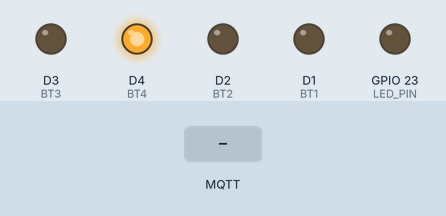
A sketch run on a simulated ESP8266 (NodeMCU). On the bench: output pins drawn as LEDs (lit = HIGH). Inputs (shaded band) come from the test bench. WiFi joins after 1.5 s; servers stay silent unless stated; no MQTT or app messages arrive unless stated; what the sketch prints to the serial monitor is not drawn.

Above: at 2.7 s.
2.8 s: MQTT message "1" arrives on the first subscribed topic
At 3.9 s:
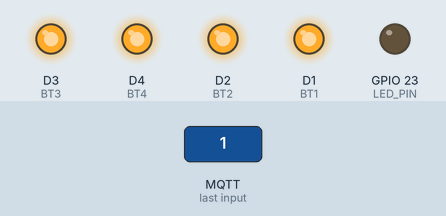
4.3 s: MQTT message "0" arrives on the first subscribed topic
At 5.0 s:
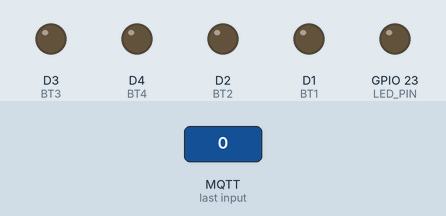
Timing chart, 0 to 7.3 s (numbered marks = the images above; inputs shaded):
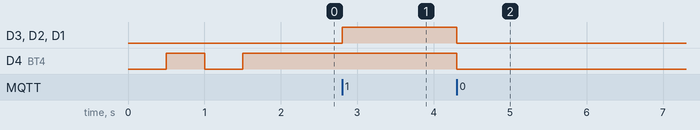

The sketch:

on-off1.ino.ino
```cpp
#include <BlynkSimpleEsp8266.h>
#include <ESP8266WiFi.h>
#define BLYNK_PRINT Serial

#include <PubSubClient.h>

//Config ขา Output
#define BT1 D1 //คือต่อรีเลย์ขา D1 กำหนดเป็นชื่อ BT1
#define BT2 D2 //คือต่อรีเลย์ขา D2 กำหนดเป็นชื่อ BT2 ***
#define BT3 D3 //คือต่อรีเลย์ขา D3 กำหนดเป็นชื่อ BT3
#define BT4 D4 //คือต่อรีเลย์ขา D4 กำหนดเป็นชื่อ BT4

#define WIFI_STA_NAME "Bunyarit"
#define WIFI_STA_PASS "BP161299"

#define MQTT_SERVER   "broker.emqx.io"
#define MQTT_PORT     1883
#define MQTT_USERNAME ""
#define MQTT_PASSWORD ""
#define MQTT_NAME     "ESP32_MQTT"

#define LED_PIN 23


WiFiClient client;
PubSubClient mqtt(client);

void callback(char* topic, byte* payload, unsigned int length) {
  payload[length] = '\0';
  String topic_str = topic, payload_str = (char*)payload;
  Serial.println("[" + topic_str + "]: " + payload_str);

  if (payload_str == "1") {
    digitalWrite(BT1, HIGH);
    digitalWrite(BT2, HIGH);
    digitalWrite(BT3, HIGH);
    digitalWrite(BT4, HIGH);
    mqtt.publish("Janeen-feedback", "1");
  } else {
    digitalWrite(BT1, LOW);
    digitalWrite(BT2, LOW);
    digitalWrite(BT3, LOW);
    digitalWrite(BT4, LOW);
    mqtt.publish("Janeen-feedback", "0");
  }
}

void setup() {
  Serial.begin(115200);
  pinMode(LED_BUILTIN, OUTPUT);
  pinMode(LED_PIN, OUTPUT);
  pinMode(BT1, OUTPUT);
  pinMode(BT2, OUTPUT);
  pinMode(BT3, OUTPUT);
  pinMode(BT4, OUTPUT);

  Serial.println();
  Serial.println();
  Serial.print("Connecting to ");
  Serial.println(WIFI_STA_NAME);

  WiFi.mode(WIFI_STA);
  WiFi.begin(WIFI_STA_NAME, WIFI_STA_PASS);

  while (WiFi.status() != WL_CONNECTED) {
    delay(500);
    Serial.print(".");
    digitalWrite(LED_BUILTIN, !digitalRead(LED_BUILTIN));
  }

  digitalWrite(LED_BUILTIN, HIGH);
  Serial.println("");
  Serial.println("WiFi connected");
  Serial.println("IP address: ");
  Serial.println(WiFi.localIP());

  mqtt.setServer(MQTT_SERVER, MQTT_PORT);
  mqtt.setCallback(callback);
}

bool flag = true;

void loop() {
  if (mqtt.connected() == false) {
    Serial.print("MQTT connection... ");
    if (mqtt.connect(MQTT_NAME, MQTT_USERNAME, MQTT_PASSWORD)) {
      Serial.println("connected");
      mqtt.subscribe("Janeen-light");
      if(flag){
        mqtt.publish("Janeen-feedback", "0");
        flag = false;
        }
    } else {
      Serial.println("failed");
      delay(5000);
    }
  } else {
    mqtt.loop();
  }
}
```

Measured:
- after the input at 2.8 s, D3 (BT3), D2 (BT2), D1 (BT1): LOW → HIGH at once
- after the input at 4.3 s, D3 (BT3), D4 (BT4), D2 (BT2), D1 (BT1): HIGH → LOW at once
